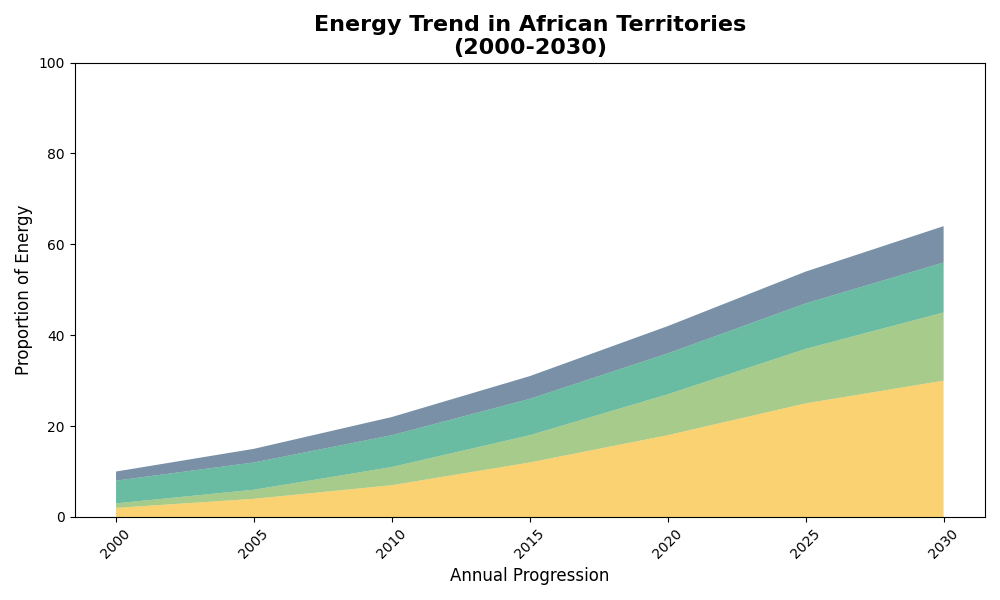

The Python source for this figure:
import matplotlib.pyplot as plt
import numpy as np

years = np.array([2000, 2005, 2010, 2015, 2020, 2025, 2030])

north_america = {
    'sunlight': [2, 3, 5, 10, 15, 18, 20],
    'breeze': [3, 5, 10, 15, 20, 25, 28],
    'water_flow': [15, 16, 17, 18, 19, 20, 21],
    'misc': [1, 2, 3, 5, 7, 9, 10]
}

south_america = {
    'sunlight': [1, 2, 4, 8, 12, 15, 18],
    'breeze': [2, 3, 5, 7, 10, 13, 15],
    'water_flow': [20, 22, 23, 24, 25, 26, 27],
    'misc': [2, 3, 5, 6, 7, 8, 9]
}

europe = {
    'solar_power': [5, 10, 15, 20, 25, 30, 35],
    'wind_power': [5, 10, 15, 20, 25, 30, 35],
    'hydro_power': [10, 12, 14, 16, 18, 20, 22],
    'other_means': [2, 3, 4, 5, 6, 7, 8]
}

asia = {
    'solar_energy': [1, 2, 3, 7, 11, 14, 18],
    'wind_energy': [1, 3, 5, 9, 14, 18, 22],
    'hydro_energy': [10, 11, 13, 15, 16, 18, 20],
    'other_sources': [1, 2, 3, 5, 7, 9, 11]
}

africa = {
    'sunlight_energy': [2, 4, 7, 12, 18, 25, 30],
    'wind_current': [1, 2, 4, 6, 9, 12, 15],
    'hydro_techno': [5, 6, 7, 8, 9, 10, 11],
    'assorted': [2, 3, 4, 5, 6, 7, 8]
}

def plot_renewable_energy_shift(years, continent_data, continent_name):
    fig, ax = plt.subplots(figsize=(10, 6))

    sun = continent_data['sunlight'] if 'sunlight' in continent_data else continent_data['solar_power'] if 'solar_power' in continent_data else continent_data['solar_energy'] if 'solar_energy' in continent_data else continent_data['sunlight_energy']
    breeze = continent_data['breeze'] if 'breeze' in continent_data else continent_data['wind_power'] if 'wind_power' in continent_data else continent_data['wind_energy'] if 'wind_energy' in continent_data else continent_data['wind_current']
    water_flow = continent_data['water_flow'] if 'water_flow' in continent_data else continent_data['hydro_power'] if 'hydro_power' in continent_data else continent_data['hydro_energy'] if 'hydro_energy' in continent_data else continent_data['hydro_techno']
    assorted = continent_data['misc'] if 'misc' in continent_data else continent_data['other_means'] if 'other_means' in continent_data else continent_data['other_sources'] if 'other_sources' in continent_data else continent_data['assorted']

    ax.stackplot(years, sun, breeze, water_flow, assorted, 
                 colors=['#f9c74f', '#90be6d', '#43aa8b', '#577590'], 
                 alpha=0.8)

    ax.set_title(f'Energy Trend in {continent_name}\n(2000-2030)', fontsize=16, fontweight='bold')
    ax.set_xlabel('Annual Progression', fontsize=12)
    ax.set_ylabel('Proportion of Energy', fontsize=12)
    
    ax.set_xticks(years)
    ax.set_xticklabels(years, rotation=45)
    ax.set_ylim(0, 100)
    
    plt.tight_layout()
    plt.show()

plot_renewable_energy_shift(years, north_america, "The Americas North")
plot_renewable_energy_shift(years, south_america, "The Americas South City")
plot_renewable_energy_shift(years, europe, "Continental Europe")
plot_renewable_energy_shift(years, asia, "Asiatic Zone")
plot_renewable_energy_shift(years, africa, "African Territories")
